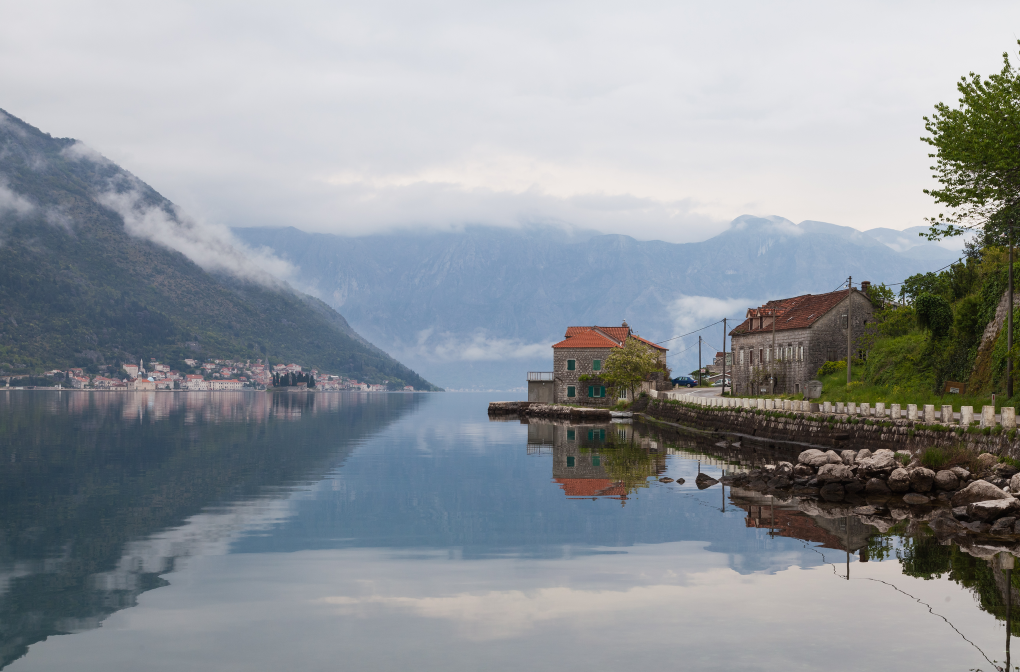
#> input picture Data generation/0004.png, 2040 x 1344 px (shown at 1/2 size); its folder holds only this picture in this run
$ jupyter execute --allow-errors generateData.ipynb
#> lines starting #> are read from the running program, lines starting #| are printed output that depends on the picture
### Data generation/SIMulator_functions.py
import numpy as np
from numpy import pi, cos, sin
from numpy.fft import fft, fft2, ifft2, fftshift, ifftshift

from skimage import io, transform
import scipy.special
from sqlalchemy import true

# [90 lines left out: functions save_image, SIMimages, not called in this run]

def Generate_SIM_Image(opt, Io, Oi):
    """
    Run the SIMulation

    INPUT VARIABLES:
        opt: setup options
        Io: in focus image
        Oi: out of focus image

    OUTPUT VARIABLES:
        stack: stack of images used for network training

    """
    # PSF variables

    w = Io.shape[0]
    pixelSize = opt.Psize
    rindexObj = 1.52
    rindexSp = 1.36
    offset = opt.offset
    depthI = 10
    depthO = opt.depthO # Random depth of out of focus signal

    PSFi = calcPSF(w,pixelSize,opt.NA,opt.emission,rindexObj,rindexSp,depthI,0,offset) # In focus PSF
    PSFo = calcPSF(w,pixelSize,opt.NA,opt.emission,rindexObj,rindexSp,opt.depthO,depthO,offset) # Out of focus PSF


    # To prevent aggressive background removal only add background to 50 percent of training data
    ratio = np.random.rand()
    if  ratio > 0.8:
        background = 0.3+0.2*np.random.rand() # Random background intensity
        foreground = 1
        fg = 1
    else:
        background = 0
        foreground = 1
        fg = 1

    DIo = Io.astype('float')
    DOi = Oi.astype('float')
    output = np.zeros((opt.Nangles*opt.Nshifts+2,w,w))
    frames = SIMimages(opt, DIo, DOi, PSFi, PSFo, background, foreground)
    # frames =transform.downscale_local_mean(frames,(1,2,2))
    # Apply noise to data

    for i in range(opt.Nangles*opt.Nshifts):
        ST = frames[i,:,:]
        aNoise = opt.NoiseLevel/100  # noise
        nST = np.random.normal(0, aNoise*np.std(ST, ddof=1), (ST.shape[0],ST.shape[1]))
        NoiseFrac = 0  # may be set to 0 to avoid noise addition

        # Poisson noise generation
        pFactor = opt.Poisson
        interim = ST*pFactor
        if np.amax(interim)<400:
            poissonNoise = np.random.poisson(ST*pFactor).astype(float)
            STnoisy = ST + NoiseFrac*nST + poissonNoise
        else:
            STnoisy = ST + NoiseFrac*nST
        frames[i,:,:] = STnoisy

    if opt.pad == True:
        for i in range(opt.Nangles*opt.Nshifts):
            ST = np.fft.fftshift(np.fft.fft2(frames[i,:,:]))
            ST = np.pad(ST,[(128,128),(128,128)],mode = 'constant')
            ST = np.abs((np.fft.fft2(ST)))
            output[i,:,:] = ST[::-1,::-1]

    else:
        frames = transform.resize(frames, (opt.Nangles*opt.Nshifts+1,w,w),mode='edge',anti_aliasing=False,preserve_range=True,order=0)
        output[0:frames.shape[0],0:frames.shape[1],0:frames.shape[2]] = frames

    GT = DIo
    PSF_SIM = calcPSF(w,1.7*opt.Psize,opt.NA,opt.emission,rindexObj,rindexObj,0,0,offset) # Out of focus PSF
    OTF_SIM = np.power(np.abs(np.fft.fftshift(np.fft.fft2(PSF_SIM))),0.3) # flatten out the OTF equivalent to filtering reconstruction
   # GT = (np.abs(ifft2(fft2(GT)*fftshift(OTF_SIM)))) # In focus signal
    GT = GT/np.amax(GT)
    # output[frames.shape[0]-1,:,:] = OTF_SIM
    output[frames.shape[0],:,:] = GT

    return output

# [83 lines left out: function calcPSF, not called in this run]

### Data generation/generateData.ipynb
[cell 1]
import numpy as np

from skimage import io, transform
from SIMulator_functions import *
import glob
import os
import argparse
import matplotlib.pyplot as plt

[cell 2]
# ------------ Parameters-------------
def GetParams():
    opt = argparse.Namespace()

    # phase shifts for each stripe
    opt.Nshifts = 3
    # number of orientations of stripes
    opt.Nangles = 3
    # modulation factor
    opt.ModFac = 0.3+0.4*np.random.rand()
    # orientation offset
    opt.alpha = pi/3*(np.random.rand()-0.5)
    # orientation error
    opt.angleError = 10*pi/180*(np.random.rand()-0.5)
    # shuffle the order of orientations
    opt.shuffleOrientations = False
    # random phase shift errors
    opt.phaseError = 1*pi*(0.5-np.random.rand(opt.Nangles, opt.Nshifts))
    # in percentage
    opt.NoiseLevel = 18 + 8*(np.random.rand()-0.5)
    # Poisson noise extent
    opt.Poisson = np.random.randint(10000,50000)
    # include OTF and GT in stack
    opt.OTF_and_GT = True
    # NA
    opt.NA = 1.2
    # Emission wavelength
    opt.emission = np.random.randint(500,680)
    # Pattern frequency
    kMax = (2*opt.NA)/(opt.emission)
    opt.k2 = 0.6*(kMax)
    # Pixel Size
    # To maintain niquist these pixels have been halved. SIM images must be upsampled before reconstion
    opt.Psize = np.random.randint(84,110)
    # Image to use for ground truth in training
    opt.target = 'sim' # 'original' or 'sim'

    return opt

[cell 3]
# ------------ Options --------------
nrep = 3

sLoc = "E:/Users/ew535/Training datasets/Trained sets/16-06-2020/"
files = glob.glob('D:/User/Edward/Documents/GitHub/ML-SIM/Data generation/*.png')
files[0]

[cell 4]
Io = io.imread(files[0]) / 255
Io = Io - 0.3*np.amax(Io)
Io[Io<0] = 0
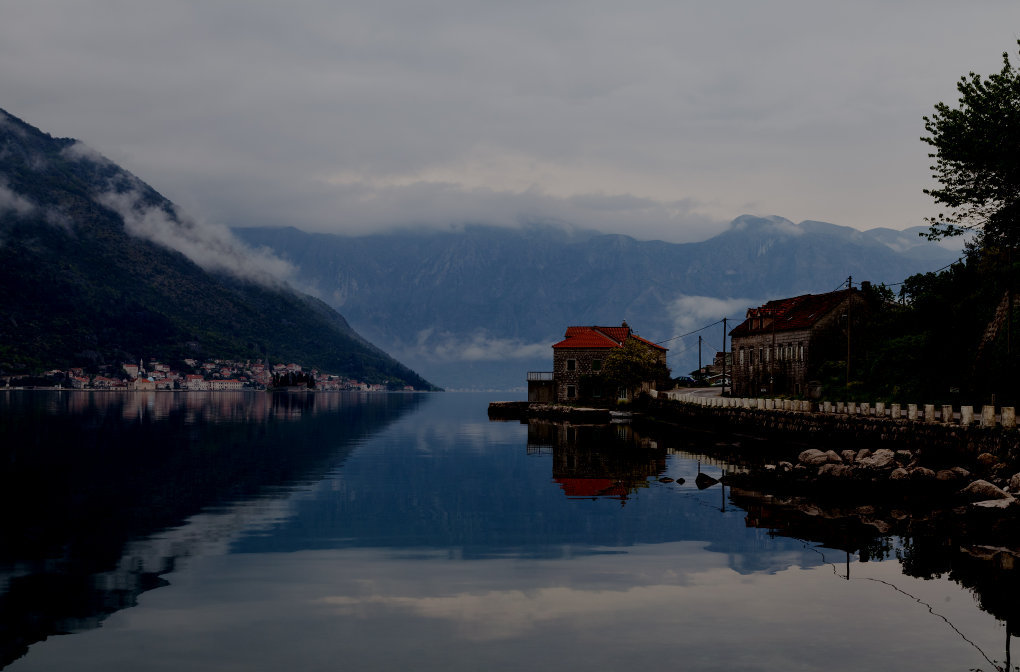
#> Io: shape (1344, 2040, 3) float64 (shown at 1/2 size); mean R, G, B 0.28, 0.299, 0.329
print(np.amin(Io[:,:,0].shape))
#| 1344
plt.imshow(Io[:,:,0],cmap = 'gray')
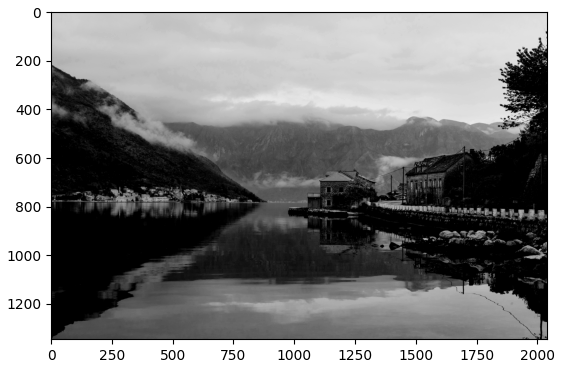
#> figure drawn by matplotlib, 1 panel
#> further down, Io is the input picture: shape (1344, 2040, 3); mean R, G, B 143.3, 148.9, 154.3
#> `Io = Io/np.amax(Io)`:
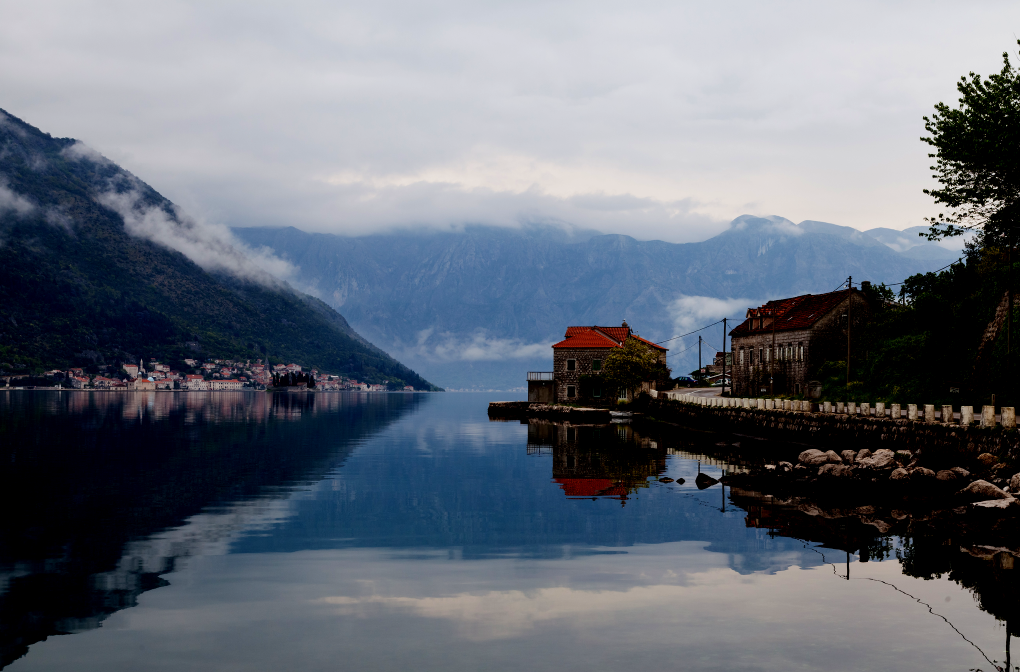
#> Io: shape (1344, 2040, 3) float64 (shown at 1/2 size); mean R, G, B 0.4, 0.427, 0.47
#> `Io = Io[0:minDim,0:minDim,:]`:
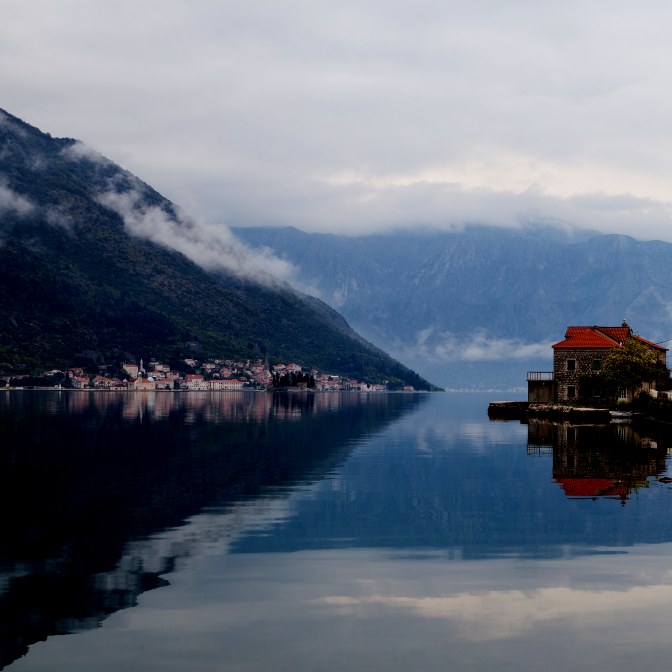
#> Io: shape (1344, 1344, 3) float64 (shown at 1/2 size); mean R, G, B 0.39, 0.43, 0.489
#> `Io = Io.mean(2)`:
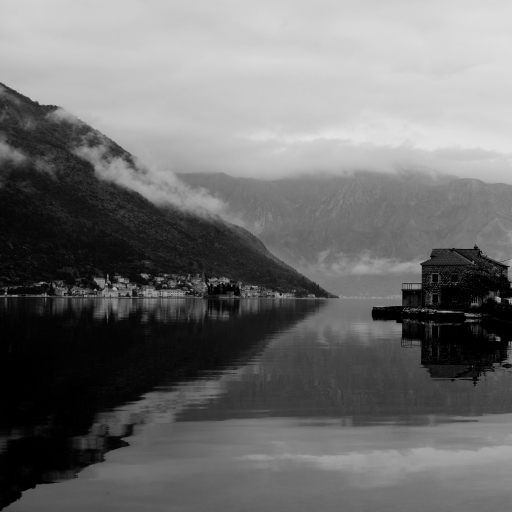
#> Io: shape (1024, 1024) float64 (shown at 1/2 size); min 0, max 0.892, mean 0.436
#> `Oi = Oi[0:minDim-1,0:minDim-1,:]`:
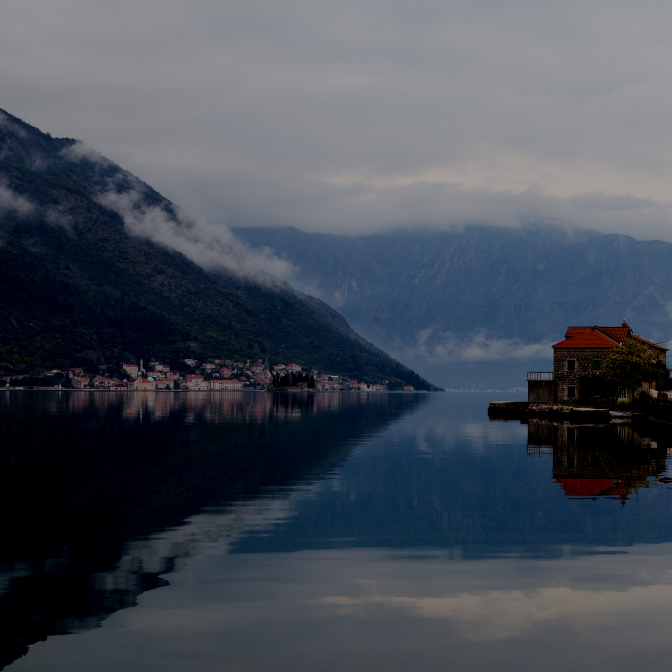
#> Oi: shape (1343, 1343, 3) float64 (shown at 1/2 size); mean R, G, B 0.273, 0.301, 0.342
#> `Oi = transform.resize(Oi, (512, 512), anti_aliasing=True)`:
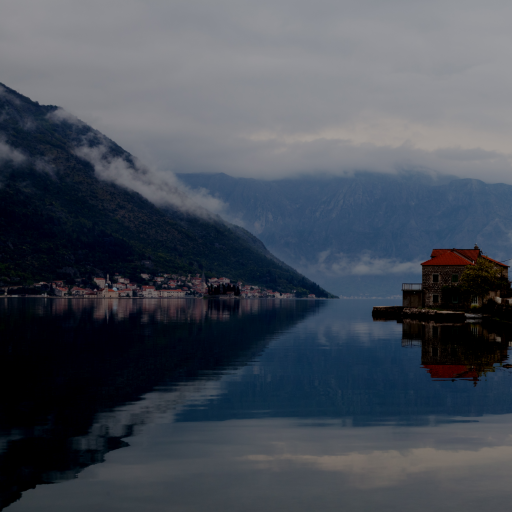
#> Oi: shape (512, 512, 3) float64; mean R, G, B 0.273, 0.301, 0.342
#> `Oi = Oi.mean(2)`:
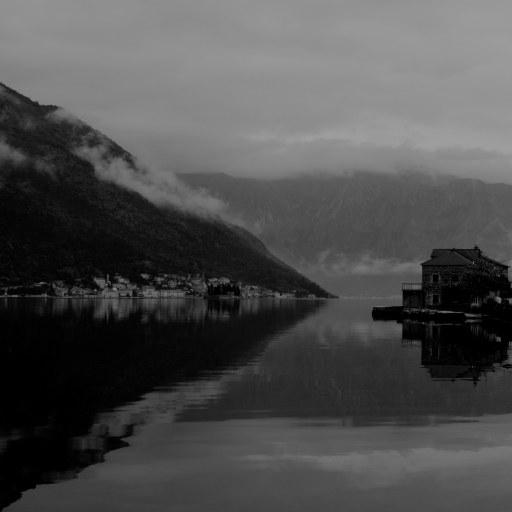
#> Oi: shape (512, 512) float64; min 0, max 0.622, mean 0.306
#> `Oi = Oi/np.amax(Oi)`:
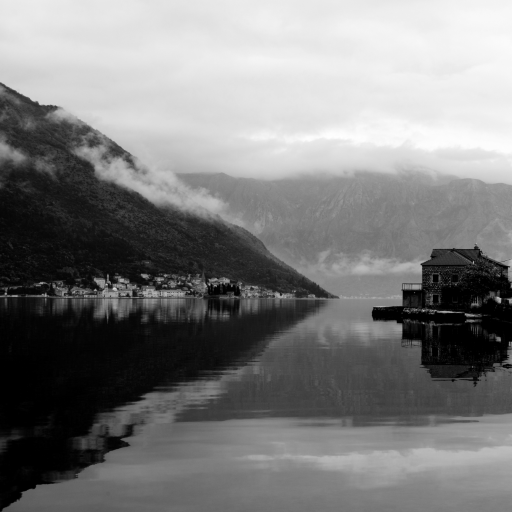
#> Oi: shape (512, 512) float64; min 0, max 1, mean 0.491

[cell 5]
n_rep = 1
sNum = 1
#> (the rest of this cell did not finish here and is left out)


        # normalise
        for i in range(len(stack)):
            stack[i] = (stack[i] - np.min(stack[i])) / \
                (np.max(stack[i]) - np.min(stack[i]))

        stack = (stack * 255).astype('uint8')

        svPath = str(sNum)+".tif"
        io.imsave(svPath,stack)

        if np.remainder(sNum,20) == 0:
            print('Done image',sNum, '/', n_rep*len(files))

        sNum += 1

$ run again, on Data generation/0005.png
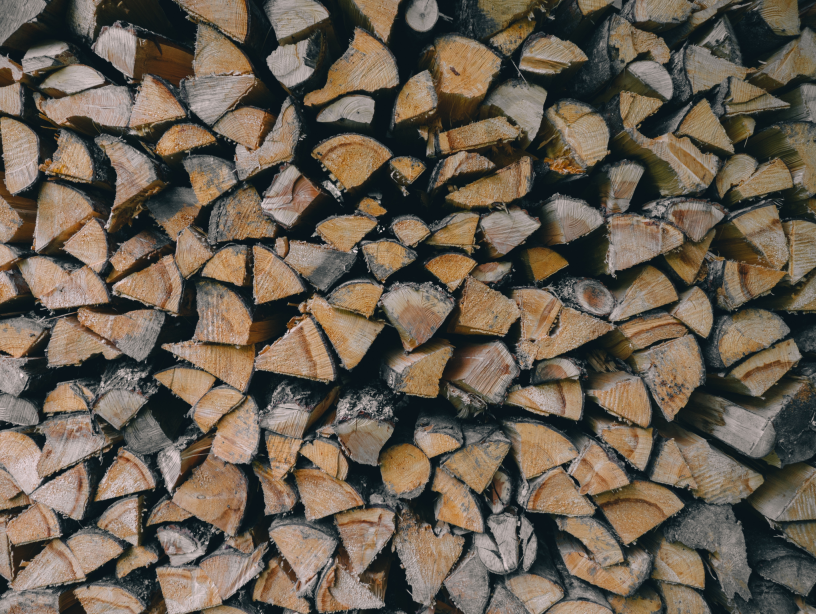
#> input picture Data generation/0005.png, 816 x 614 px
#| 614
#> Io is the input picture: shape (614, 816, 3); mean R, G, B 103.8, 93, 79.8
#> `Io = Io[0:minDim,0:minDim,:]`:
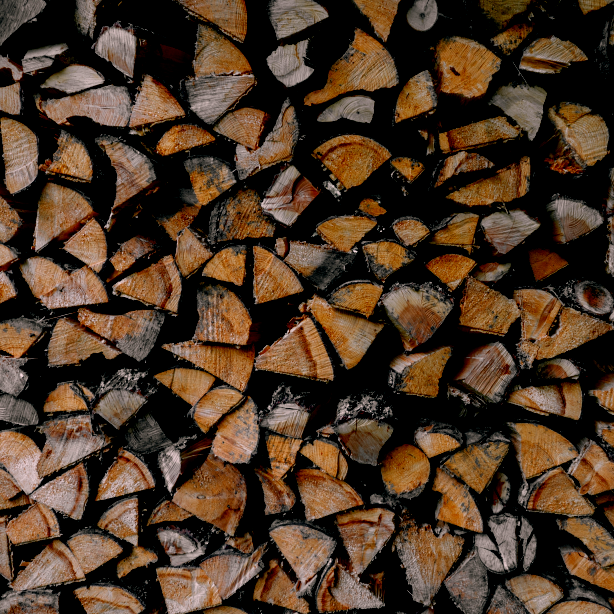
#> Io: shape (614, 614, 3) float64; mean R, G, B 0.3, 0.218, 0.151
#> `Oi = Oi/np.amax(Oi)`:
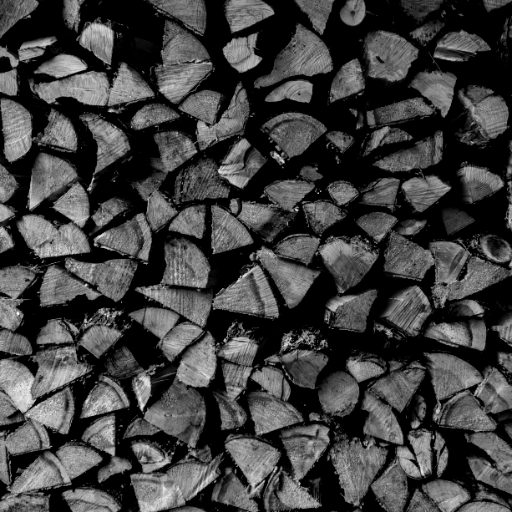
#> Oi: shape (512, 512) float64; min 0, max 1, mean 0.255

$ run again, on Data generation/0006.png
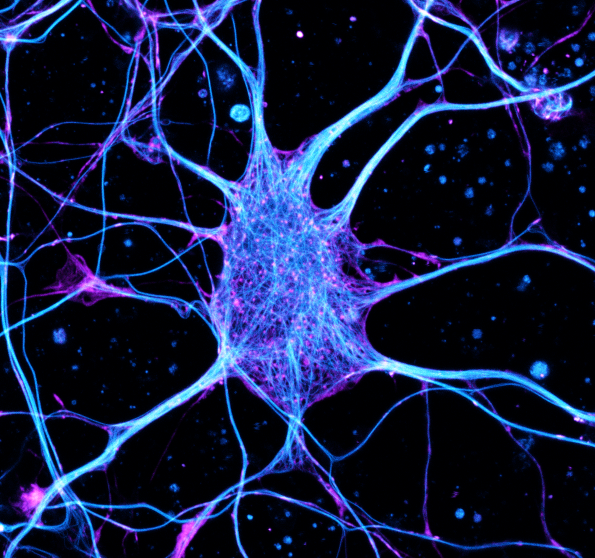
#> input picture Data generation/0006.png, 1190 x 1116 px (shown at 1/2 size)
#| 1116
#> `[cell 4] Io = io.imread(files[0]) / 255 Io = Io - 0.3*np.amax(Io) Io[I..`:
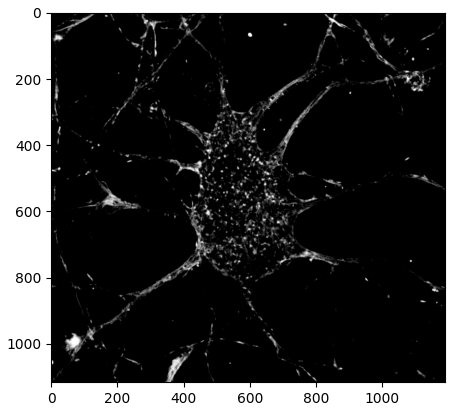
#> figure drawn by matplotlib, 1 panel
#> Io is the input picture: shape (1116, 1190, 3); mean R, G, B 21.1, 30.9, 66.4
#> `Oi = Oi/np.amax(Oi)`:
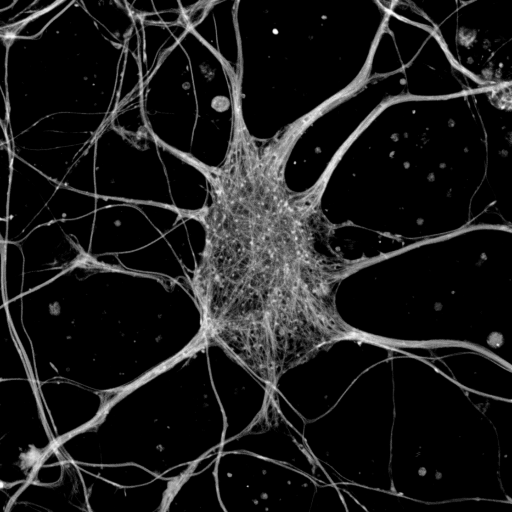
#> Oi: shape (512, 512) float64; min 0, max 1, mean 0.107
